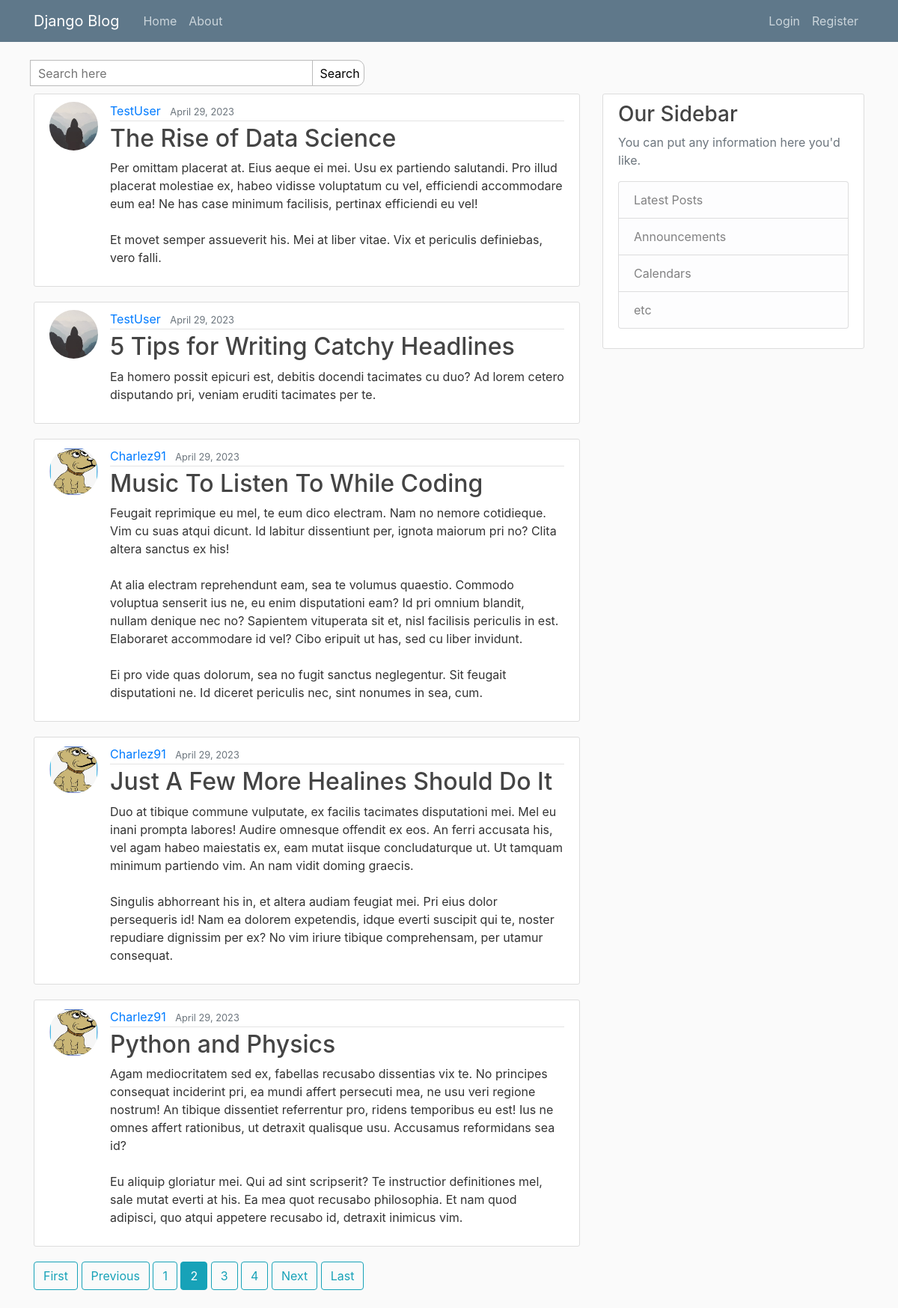
Screenshot of /?page=2 with the database file from the repository.
### blog1/models.py (models this page shows, shortened)
class Post(models.Model):
    title = models.CharField(max_length=100, null=False, blank=False)
    content = RichTextField(blank=True)
    date_posted = models.DateTimeField(default=timezone.now)
    modified = models.DateTimeField(auto_now=True)
    author = models.ForeignKey(User, on_delete=models.CASCADE)
    tags = TaggableManager()

### users/models.py (models this page shows, shortened)
class Profile(models.Model):
    user = models.OneToOneField(User, on_delete=models.CASCADE)
    image = models.ImageField(default='default.jpg', upload_to='profile_pics')

### blog1/views.py (the view)
# urls.py: path('', views.Home.as_view(), name='blog-home'),
class Home(ListView):
    model = Post
    ordering = ['-date_posted']
    context_object_name = 'posts'
    paginate_by = 5
    template_name = 'blog1/home.html'
    def get(self, request, *args: Any, **kwargs: Any) -> HttpResponse:
        return super().get(request, *args, **kwargs)

### blog1/templates/blog1/home.html (shortened to what this page needs)
{% extends 'blog1/base.html' %}
{% block search %}
<div class="col-md-6" >
  <div class="header-search">
    <form id="SearchForm" action="{% url 'search' %}">
      <input class="search-input" id="q" name="q" placeholder="Search here"  required>
      <button class="search-btn1" >Search</button>
    </form>
  </div>
</div>
{% endblock search %}
{% block content %}
	{% for post in posts %}
		<article class="media content-section">
		<img class="rounded-circle article-img" src="{{ post.author.profile.image.url }}">
		  <div class="media-body">
		    <div class="article-metadata">
		      <a class="mr-2" href="{% url 'user-posts' post.author.username %}">{{ post.author }}</a>
		      <small class="text-muted">{{ post.date_posted |date:"F d, Y" }}</small>
		    </div>
		    <h2><a class="article-title" href="{% url 'post-detail' post.id %}">{{ post.title }}</a></h2>
		    <p class="article-content">{{ post.content|safe }}</p>
		  </div>
		</article>
	{% endfor %}
	{% if is_paginated %}
      {% if page_obj.has_previous %}
        <a class="btn btn-outline-info mb-4" href="?page=1">First</a>
        <a class="btn btn-outline-info mb-4" href="?page={{ page_obj.previous_page_number }}">Previous</a>
      {% endif %}
      {% for num in page_obj.paginator.page_range %}
        {% if page_obj.number == num %}
          <a class="btn btn-info mb-4" href="?page={{ num }}">{{ num }}</a>
        {% elif num > page_obj.number|add:'-3' and num < page_obj.number|add:'3' %}
          <a class="btn btn-outline-info mb-4" href="?page={{ num }}">{{ num }}</a>
        {% endif %}
      {% endfor %}
      {% if page_obj.has_next %}
        <a class="btn btn-outline-info mb-4" href="?page={{ page_obj.next_page_number }}">Next</a>
        <a class="btn btn-outline-info mb-4" href="?page={{ page_obj.paginator.num_pages }}">Last</a>
      {% endif %}
    {% endif %}
{% endblock content %}

### blog1/static/blog1/main.css (style rules this page uses)
body { background: #fafafa; color: #333333; margin-top: 5rem; }
h1, h2, h3, h4, h5, h6 { color: #444444; }
.content-section { background: #ffffff; padding: 10px 20px; border: 1px solid #dddddd; border-radius: 3px; margin-bottom: 20px; }
.article-title { color: #444444; }
.article-content { white-space: pre-line; }
.article-img { height: 65px; width: 65px; margin-right: 16px; }
.article-metadata { padding-bottom: 1px; margin-bottom: 4px; border-bottom: 1px solid #e3e3e3 }
.header-search { --border-color: #bbb; margin-bottom: 10px; }
.search-input { width: 70%; border: 1px var(--border-color) solid; margin-left: -5px; padding: 5px 0px 4px 10px; }
.search-btn1 { border: 1px var(--border-color) solid; padding: 5px 5px 4px 10px; margin-left: -6px; border-top-right-radius: 10px; border-bottom-right-radius: 10px; background-color: #fff; cursor: pointer; }

### rows the page displays
Post: author.profile.image (placeholder picture), author "TestUser", date_posted "April 29, 2023", title "The Rise of Data Science", content "Per omittam placerat at. Eius aeque ei mei. Usu ex partiendo salutandi. Pro illud placerat molestiae ex, habeo vidisse voluptatum cu vel, efficiendi accommodare eum ea! Ne has case minimum facilisis, pertinax efficiendi eu vel! Et movet semper assueverit his. Mei at liber vitae. Vix et periculis definiebas, vero falli."
Post: author.profile.image (placeholder picture), author "TestUser", date_posted "April 29, 2023", title "5 Tips for Writing Catchy Headlines", content "Ea homero possit epicuri est, debitis docendi tacimates cu duo? Ad lorem cetero disputando pri, veniam eruditi tacimates per te."
Post: author.profile.image (picture), author "Charlez91", date_posted "April 29, 2023", title "Music To Listen To While Coding", content "Feugait reprimique eu mel, te eum dico electram. Nam no nemore cotidieque. Vim cu suas atqui dicunt. Id labitur dissentiunt per, ignota maiorum pri no? Clita altera sanctus ex his! At alia electram reprehendunt eam, sea te volumus quaestio. Commodo voluptua senserit ius ne, eu enim disputationi eam? Id pri omnium blandit, nullam denique nec no? Sapientem vituperata sit et, nisl facilisis periculis in est. Elaboraret accommodare id vel? Cibo eripuit ut has, sed cu liber invidunt. Ei pro vide quas dolorum, sea no fugit sanctus neglegentur. Sit feugait disputationi ne. Id diceret periculis nec, sint nonumes in sea, cum."
Post: author.profile.image (picture), author "Charlez91", date_posted "April 29, 2023", title "Just A Few More Healines Should Do It", content "Duo at tibique commune vulputate, ex facilis tacimates disputationi mei. Mel eu inani prompta labores! Audire omnesque offendit ex eos. An ferri accusata his, vel agam habeo maiestatis ex, eam mutat iisque concludaturque ut. Ut tamquam minimum partiendo vim. An nam vidit doming graecis. Singulis abhorreant his in, et altera audiam feugiat mei. Pri eius dolor persequeris id! Nam ea dolorem expetendis, idque everti suscipit qui te, noster repudiare dignissim per ex? No vim iriure tibique comprehensam, per utamur consequat."
Post: author.profile.image (picture), author "Charlez91", date_posted "April 29, 2023", title "Python and Physics", content "Agam mediocritatem sed ex, fabellas recusabo dissentias vix te. No principes consequat inciderint pri, ea mundi affert persecuti mea, ne usu veri regione nostrum! An tibique dissentiet referrentur pro, ridens temporibus eu est! Ius ne omnes affert rationibus, ut detraxit qualisque usu. Accusamus reformidans sea id? Eu aliquip gloriatur mei. Qui ad sint scripserit? Te instructior definitiones mel, sale mutat everti at his. Ea mea quot recusabo philosophia. Et nam quod adipisci, quo atqui appetere recusabo id, detraxit inimicus vim."

### other values shown
{{ num }} "1" "3" "4"
{{ num }} "2"
